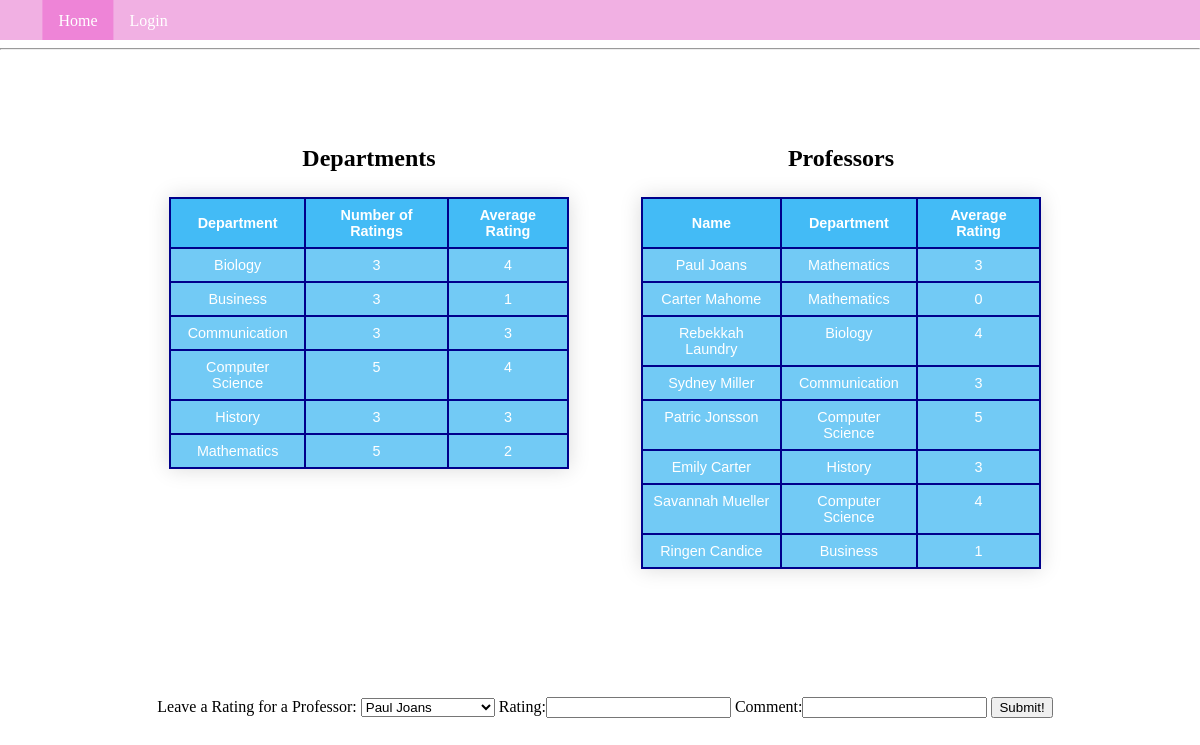
The page /Rating.php on the database as committed earlier.
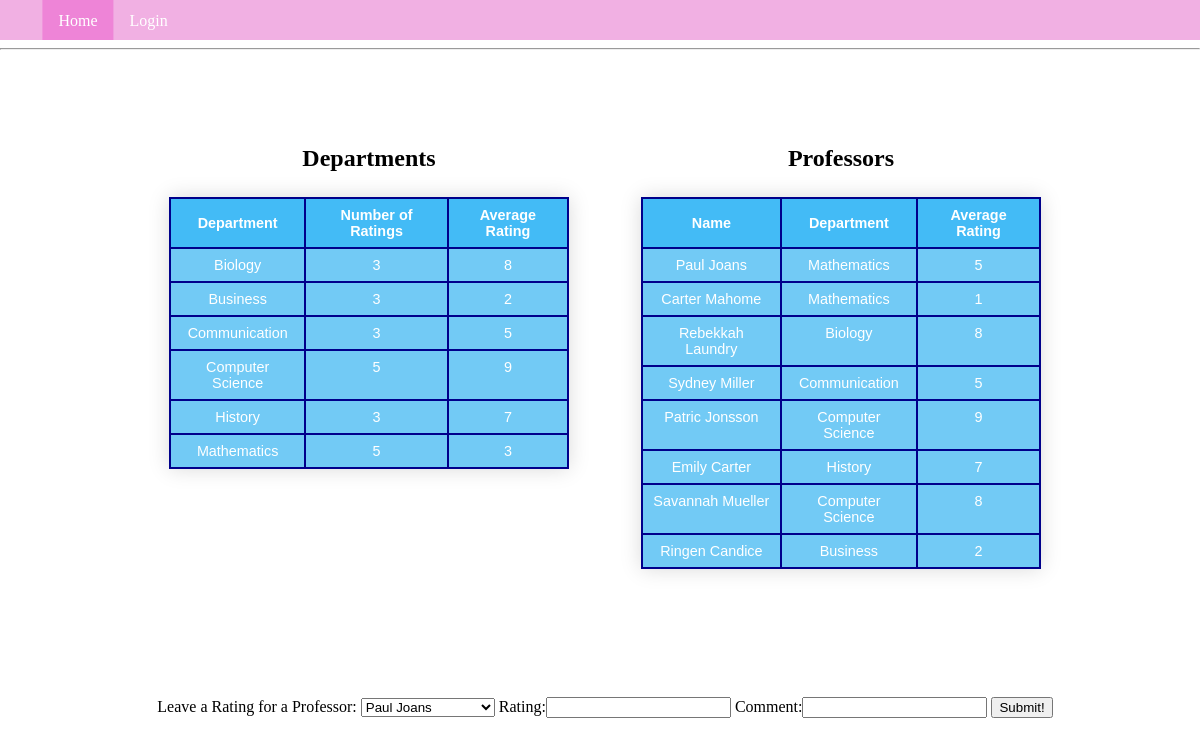
The same page on the database as committed later.
### tables this page shows
CREATE TABLE department (
	department VARCHAR(100) PRIMARY KEY UNIQUE,
	nofRating INTEGER,
	avgD INTEGER
);

CREATE TABLE professor (
	pId INTEGER PRIMARY KEY AUTO_INCREMENT,
	name VARCHAR(100),
	department VARCHAR(100),
	avgP INTEGER,
	FOREIGN KEY (department) REFERENCES department(department)
		ON DELETE CASCADE
		ON UPDATE SET NULL
);

### Rating.php (the view, shortened to what this page needs)
<?php
	include('db.php');
?>
<html>
<head>
	<link href="rateStyle.css" rel="stylesheet" type="text/css"/>
</head>
<body>
<?php include("menu.php"); ?>
<hr>
<center>
<?php
	$sql = "SELECT * FROM department;";
	$statement = $pdo->prepare($sql);
	try{
		$ret = $statement->execute();
	}catch(Exception $e){
		echo "Error:", $e;
	}
	echo '<div style="display: flex; position: absolute; top: 50%; left: 50%; transform: translate(-50%, -50%);">';
	echo '<div style="border-radius: 20px; margin-left: 10px; height: 550px; border: 1px solid #fff; width: 460px; transition: .3s all ease;">';
	echo '<h2 style="color: black;">Departments</h2>';
	echo "<center><table class=\"styled-table\" style=\"width: 400px\" border=\"1\">\n";
		echo '<tr>';
		echo '<th>Department</th>';
		echo '<th>Number of Ratings</th>';
		echo '<th>Average Rating</th>';
		echo '</tr>';
	while($row = $statement->fetch(PDO::FETCH_ASSOC)){
		echo '<tr>';
		echo '<td>',$row['department'],"</td>\n";
		echo '<td>',$row['nofRating'],"</td>\n";
		echo '<td>',$row['avgD'],"</td>\n";
		echo '</tr>';
	}
	echo '</table></center></div>';
?>
<?php
	$sql = "SELECT * FROM professor;";
	$statement = $pdo->prepare($sql);
	try{
		$ret = $statement->execute();
	}catch(Exception $e){
		echo "Error:", $e;
	}
	echo '<div style="border-radius: 20px; margin-left: 10px; height: 550px; border: 1px solid #fff; width: 460px; transition: .3s all ease;">';
	echo '<h2 style="color: black;">Professors</h2>';
	echo "<center><table class=\"styled-table\" style=\"width: 400px\" border=\"1\">\n";
		echo '<tr>';
		echo '<th>Name</th>';
		echo '<th>Department</th>';
		echo '<th>Average Rating</th>';
		echo '</tr>';
	while($row = $statement->fetch(PDO::FETCH_ASSOC)){
		echo '<tr>';
		echo '<td>',$row['name'],"</td>\n";
		echo '<td>',$row['department'],"</td>\n";
		echo '<td>',$row['avgP'],"</td>\n";
		echo '</tr>';
	}
	echo '</table></center></div>';
?>
<?php
	$sql = "SELECT * FROM professor;";
	$statement = $pdo->prepare($sql);
	try{
		$ret = $statement->execute();
	}catch(Exception $e){
		echo "Error:", $e;
	}
	$results = $statement->fetchAll();
	echo '<div style="display: flex; position: absolute; top: 92%; left: 50%; transform: translate(-50%, -50%);">';
	echo '<div style="border-radius: 20px; margin-left: 10px; height: 50px; width: 1000px; transition: .3s all ease;">';
	if (count($results) != 0){
		echo '<br><br><br><br><br><form method="GET">
			<label>Leave a Rating for a Professor:</label>
			<select name="pId">';
			foreach($results as $row){
				echo '<option value="' . $row['pId']. '">' . $row['name'] . "</option>\n";
			}
	echo '	</select>
		<label>Rating:</label><input type="text" name = rate>
		<label>Comment:</label><input type="text" name = comment>
		<input type="submit" value="Submit!">
	</form></div></div>';
	}
?>
</center>
</body>
</html>

### menu.php
<ul>
	<li><?php
		if(isset($_SESSION['email'])){
			echo '<a href="index.php" class="active">Home</a>';
			echo '<a href="Rating.php">Ratings</a>';
			echo '<a href="search.php">Search</a>';
			echo '<a href="login.php?logout=t">Logout </a>';
			echo $_SESSION['email'];
		}else{
			echo '<a href="index.php" class="active">Home</a>';
			echo '<a href="login.php">Login</a>';
		}
	?></li>
</ul>

### rateStyle.css (style rules this page uses)
body { background-image: url('https://coolbackgrounds.io/images/backgrounds/index/sea-edge-79ab30e2.png'); -webkit-background-size: cover; -moz-background-size: cover; -o-background-size: cover; background-size: cover; margin: 0px; padding: 0px; }
tr { background-color: #72CAF5; color: white; }
th { background-color: #43BBF6; color: white; column-width: auto; }
td { text-align: center; vertical-align: top; }
table { margin-left: auto; margin-right: auto; }
table,th,td { border: 2px solid darkblue; padding: 8px; }
.styled-table { border-collapse: collapse; margin: 25px 0; font-size: 0.9em; font-family: sans-serif; min-width: 400px; box-shadow: 0 0 20px rgba(0, 0, 0, 0.15); }
li { list-style: none; display: inline-block; padding-right: 0px; padding-left: 0px; height: 40px; transform: translate(30%, 30%); }
li a { text-decoration: none; color: white; height: 40px; padding: 14px 16px; }
ul { background-color: #F1B0E3; list-style-type: none; margin: 0; padding: 0; overflow: hidden; height: 40px; }
.active { background-color: #EE84D7; }

Rows that differ between the two databases and show on the page:
changed department "Biology": avgD "4" → "8"
changed department "Business": avgD "1" → "2"
changed department "Communication": avgD "3" → "5"
changed department "Computer Science": avgD "4" → "9"
changed department "History": avgD "3" → "7"
changed department "Mathematics": avgD "2" → "3"
changed professor "Paul Joans": avgP "3" → "5"
changed professor "Carter Mahome": avgP "0" → "1"
changed professor "Rebekkah Laundry": avgP "4" → "8"
changed professor "Sydney Miller": avgP "3" → "5"
changed professor "Patric Jonsson": avgP "5" → "9"
changed professor "Emily Carter": avgP "3" → "7"
changed professor "Savannah Mueller": avgP "4" → "8"
changed professor "Ringen Candice": avgP "1" → "2"
